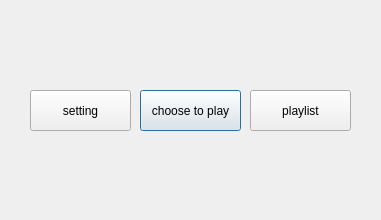
<?xml version="1.0" encoding="UTF-8"?>
<ui version="4.0">
 <class>menu</class>
 <widget class="QDialog" name="menu">
  <property name="geometry">
   <rect>
    <x>0</x>
    <y>0</y>
    <width>381</width>
    <height>220</height>
   </rect>
  </property>
  <property name="windowTitle">
   <string>Dialog</string>
  </property>
  <widget class="QPushButton" name="choosetoplay">
   <property name="geometry">
    <rect>
     <x>140</x>
     <y>90</y>
     <width>101</width>
     <height>41</height>
    </rect>
   </property>
   <property name="text">
    <string>choose to play</string>
   </property>
  </widget>
  <widget class="QPushButton" name="setting">
   <property name="geometry">
    <rect>
     <x>30</x>
     <y>90</y>
     <width>101</width>
     <height>41</height>
    </rect>
   </property>
   <property name="text">
    <string>setting</string>
   </property>
  </widget>
  <widget class="QPushButton" name="playlist">
   <property name="geometry">
    <rect>
     <x>250</x>
     <y>90</y>
     <width>101</width>
     <height>41</height>
    </rect>
   </property>
   <property name="text">
    <string>playlist</string>
   </property>
  </widget>
 </widget>
 <resources/>
 <connections/>
</ui>
